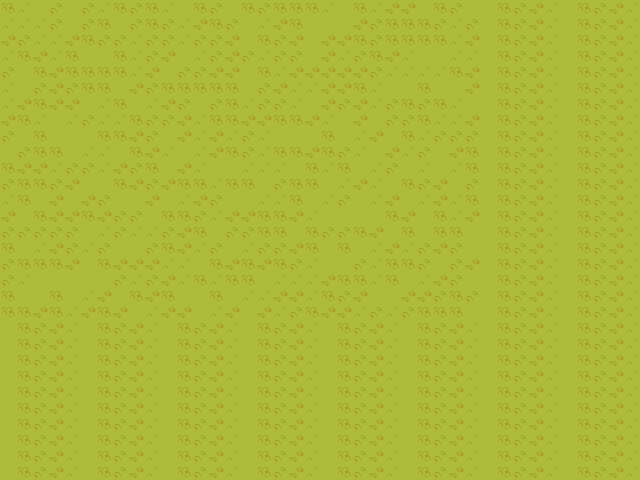

The image is a tile-based game level rendered from a .tmx file. Its description and complete source (layers, tilesets, objects, tile grids) follow:
An orthogonal 40x30 tile map with 16x16 px tiles, 1 tile layer (Ground), 2 tilesets and 1 object (tree).

<map version="1.8" tiledversion="1.9.2" orientation="orthogonal" renderorder="right-down" width="40" height="30" tilewidth="16" tileheight="16" infinite="0" nextlayerid="3" nextobjectid="3">
 <tileset firstgid="1" source="master.tsx" />
 <tileset firstgid="4097" source="trees.tsx" />
 <layer id="1" name="Ground" width="40" height="30">
  <data encoding="csv">
770,773,769,771,769,771,773,770,771,770,773,769,770,771,769,770,771,770,770,770,773,769,770,773,772,772,769,770,771,769,769,770,771,772,773,769,770,771,772,773,
773,773,773,771,769,771,770,769,771,770,771,773,772,770,771,769,773,772,770,769,769,769,772,771,770,770,770,771,773,771,769,770,771,772,773,769,770,771,772,773,
772,771,773,773,772,770,771,771,773,771,771,773,771,771,772,769,770,771,772,769,772,772,770,771,770,770,770,770,773,772,769,770,771,772,773,769,770,771,772,773,
773,770,772,773,770,769,769,770,773,771,772,769,773,771,772,771,773,771,771,769,772,773,771,770,772,773,769,769,773,773,769,770,771,772,773,769,770,771,772,773,
771,769,770,772,770,770,770,770,773,772,769,771,771,772,772,769,770,773,772,772,772,772,772,771,773,773,773,773,770,772,769,770,771,772,773,769,770,771,772,773,
773,769,771,772,771,770,770,769,772,771,770,770,770,770,770,769,771,772,773,773,772,772,770,773,769,769,770,769,769,772,769,770,771,772,773,769,770,771,772,773,
773,772,770,772,772,769,773,770,769,773,772,771,769,771,770,773,771,771,773,769,772,771,772,773,771,770,771,770,773,769,769,770,771,772,773,769,770,771,772,773,
772,770,773,769,773,771,773,773,770,771,771,772,773,770,770,772,772,770,770,772,773,769,772,769,771,771,770,773,773,772,769,770,771,772,773,769,770,771,772,773,
771,769,770,769,769,769,770,770,772,771,769,772,773,772,773,771,773,769,769,769,770,769,773,772,769,770,773,771,771,771,769,770,771,772,773,769,770,771,772,773,
769,771,770,770,769,773,773,769,770,772,773,769,773,772,770,771,773,770,770,772,770,771,773,769,772,773,771,769,772,770,769,770,771,772,773,769,770,771,772,773,
770,772,772,773,771,771,773,772,771,770,769,772,773,769,769,773,773,773,769,770,773,770,769,773,771,769,773,769,773,770,769,770,771,772,773,769,770,771,772,773,
771,770,770,771,772,769,769,770,772,771,772,770,770,773,770,770,769,771,770,770,769,773,772,773,769,770,771,772,769,771,769,770,771,772,773,769,770,771,772,773,
773,770,769,772,769,772,771,769,769,772,769,773,772,771,769,769,773,773,770,769,773,771,769,773,772,769,773,772,773,770,769,770,771,772,773,769,770,771,772,773,
772,769,770,772,772,770,772,771,771,769,770,770,771,773,772,772,770,770,772,773,769,769,769,769,770,772,769,770,773,772,769,770,771,772,773,769,770,771,772,773,
771,771,771,771,771,769,773,771,773,773,771,772,770,769,771,771,770,770,769,770,771,771,770,772,769,770,769,770,770,769,769,770,771,772,773,769,770,771,772,773,
770,769,773,772,771,773,771,769,769,771,770,772,773,771,769,773,771,771,772,770,769,770,769,773,772,773,771,772,771,769,769,770,771,772,773,769,770,771,772,773,
771,770,770,770,772,769,770,772,772,772,773,773,769,770,772,770,772,770,771,773,769,769,771,773,770,770,771,769,771,772,769,770,771,772,773,769,770,771,772,773,
771,773,769,769,769,769,769,771,773,771,772,773,770,773,770,770,769,773,773,773,772,770,770,773,770,769,773,772,771,769,769,770,771,772,773,769,770,771,772,773,
770,769,769,770,769,773,772,769,770,772,770,769,769,770,769,773,773,772,772,773,770,771,772,769,769,772,772,771,770,771,769,770,771,772,773,769,770,771,772,773,
770,770,772,770,773,772,770,772,769,773,772,772,769,773,772,769,772,773,771,770,772,772,773,771,773,771,770,770,770,769,769,770,771,772,773,769,770,771,772,773,
769,770,771,772,773,769,770,771,772,773,769,770,771,772,773,769,770,771,772,773,769,770,771,772,773,769,770,771,772,773,769,770,771,772,773,769,770,771,772,773,
769,770,771,772,773,769,770,771,772,773,769,770,771,772,773,769,770,771,772,773,769,770,771,772,773,769,770,771,772,773,769,770,771,772,773,769,770,771,772,773,
769,770,771,772,773,769,770,771,772,773,769,770,771,772,773,769,770,771,772,773,769,770,771,772,773,769,770,771,772,773,769,770,771,772,773,769,770,771,772,773,
769,770,771,772,773,769,770,771,772,773,769,770,771,772,773,769,770,771,772,773,769,770,771,772,773,769,770,771,772,773,769,770,771,772,773,769,770,771,772,773,
769,770,771,772,773,769,770,771,772,773,769,770,771,772,773,769,770,771,772,773,769,770,771,772,773,769,770,771,772,773,769,770,771,772,773,769,770,771,772,773,
769,770,771,772,773,769,770,771,772,773,769,770,771,772,773,769,770,771,772,773,769,770,771,772,773,769,770,771,772,773,769,770,771,772,773,769,770,771,772,773,
769,770,771,772,773,769,770,771,772,773,769,770,771,772,773,769,770,771,772,773,769,770,771,772,773,769,770,771,772,773,769,770,771,772,773,769,770,771,772,773,
769,770,771,772,773,769,770,771,772,773,769,770,771,772,773,769,770,771,772,773,769,770,771,772,773,769,770,771,772,773,769,770,771,772,773,769,770,771,772,773,
769,770,771,772,773,769,770,771,772,773,769,770,771,772,773,769,770,771,772,773,769,770,771,772,773,769,770,771,772,773,769,770,771,772,773,769,770,771,772,773,
769,770,771,772,773,769,770,771,772,773,769,770,771,772,773,769,770,771,772,773,769,770,771,772,773,769,770,771,772,773,769,770,771,772,773,769,770,771,772,773
</data>
 </layer>
 <objectgroup id="2" name="Objects">
  <object id="2" type="tree" gid="4098" x="144" y="480" width="32" height="64">
   <properties>
    <property name="groups" value="main, collision" />
   </properties>
  </object>
 </objectgroup>
</map>
